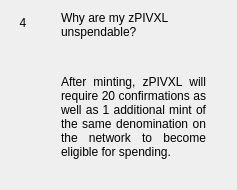
                  <widget class="QWidget" name="widgetFaq4" native="true">
                   <layout class="QHBoxLayout" name="horizontalPage_4" stretch="0,1">
                    <item alignment="Qt::AlignTop">
                     <widget class="QLabel" name="labelNumber4">
                      <property name="minimumSize">
                       <size>
                        <width>24</width>
                        <height>24</height>
                       </size>
                      </property>
                      <property name="maximumSize">
                       <size>
                        <width>16777215</width>
                        <height>24</height>
                       </size>
                      </property>
                      <property name="text">
                       <string>4</string>
                      </property>
                      <property name="alignment">
                       <set>Qt::AlignCenter</set>
                      </property>
                     </widget>
                    </item>
                    <item>
                     <layout class="QVBoxLayout" name="verticalLayoutPage_4">
                      <property name="leftMargin">
                       <number>20</number>
                      </property>
                      <property name="rightMargin">
                       <number>20</number>
                      </property>
                      <item>
                       <widget class="QLabel" name="labelSubtitle4">
                        <property name="text">
                         <string>Why are my zPIVXL unspendable?</string>
                        </property>
                        <property name="wordWrap">
                         <bool>true</bool>
                        </property>
                       </widget>
                      </item>
                      <item>
                       <spacer name="verticalSpacer_40">
                        <property name="orientation">
                         <enum>Qt::Vertical</enum>
                        </property>
                        <property name="sizeType">
                         <enum>QSizePolicy::Fixed</enum>
                        </property>
                        <property name="sizeHint" stdset="0">
                         <size>
                          <width>20</width>
                          <height>30</height>
                         </size>
                        </property>
                       </spacer>
                      </item>
                      <item>
                       <widget class="QLabel" name="labelContent4">
                        <property name="text">
                         <string>
                           &lt;html&gt;&lt;head/&gt;&lt;body&gt;&lt;p align=&quot;justify&quot;&gt;
                           After minting, zPIVXL will require 20 confirmations as well as 1
                           additional mint of the same denomination on the network to
                           become eligible for spending.
                           &lt;/p&gt;&lt;/body&gt;&lt;/html&gt;
                         </string>
                        </property>
                        <property name="alignment">
                         <set>Qt::AlignLeading|Qt::AlignLeft|Qt::AlignTop</set>
                        </property>
                        <property name="wordWrap">
                         <bool>true</bool>
                        </property>
                       </widget>
                      </item>
                      <item>
                       <spacer name="verticalSpacer_41">
                        <property name="orientation">
                         <enum>Qt::Vertical</enum>
                        </property>
                        <property name="sizeHint" stdset="0">
                         <size>
                          <width>20</width>
                          <height>20</height>
                         </size>
                        </property>
                       </spacer>
                      </item>
                     </layout>
                    </item>
                   </layout>
                  </widget>
